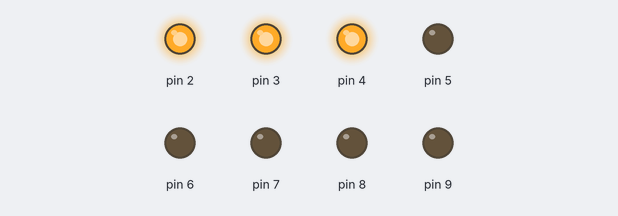
Bench run of a sketch on a simulated Arduino Uno, built with avr-gcc and run on an emulated ATmega328P. Shown: output pins drawn as LEDs (lit = HIGH). Random numbers use the default seed unless the sketch sets one.

Above: at 0.05 s.
At 4.98 s:
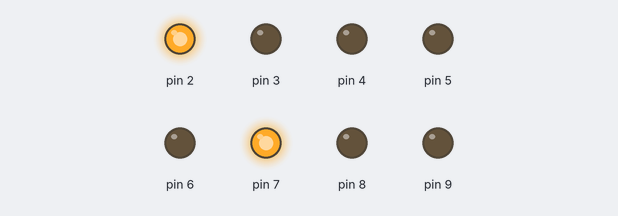
At 9.92 s:
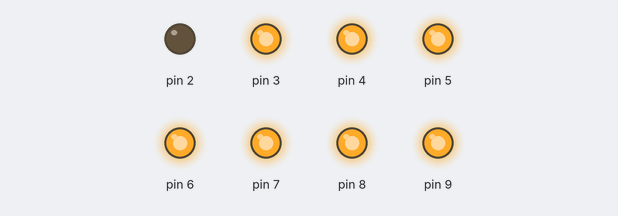
At 19.9 s:
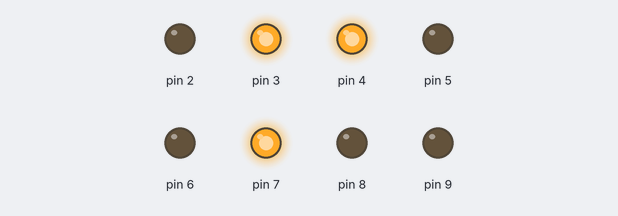
At 29.88 s:
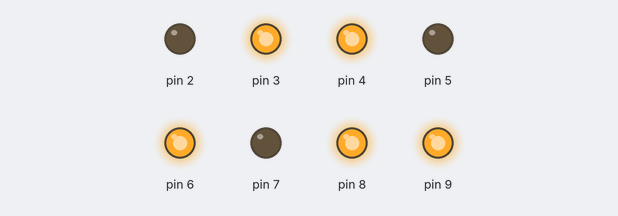
At 39.86 s:
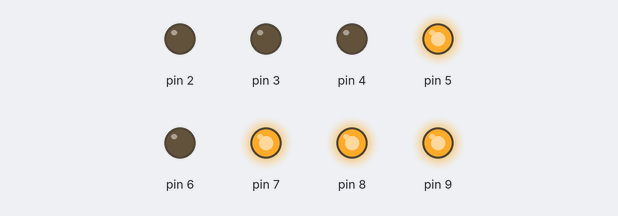
Timing chart, 0 to 40.0 s (numbered marks = the images above):
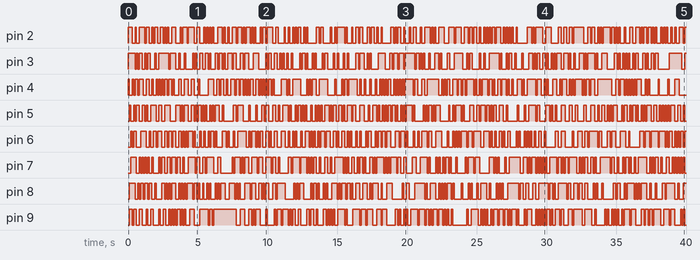

Measured:
- by itself, pin 2: LOW → HIGH at 0.00 s, → LOW 0.30 s later, → HIGH 0.20 s later, → LOW 0.10 s later, … (217 changes in this stretch)
- by itself, pin 3: LOW → HIGH at 0.00 s, → LOW 0.50 s later, → HIGH 0.10 s later, → LOW 0.10 s later, … (193 changes in this stretch)
- by itself, pin 4: LOW → HIGH at 0.00 s, → LOW 0.10 s later, → HIGH 0.20 s later, → LOW 0.10 s later, … (206 changes in this stretch)
- by itself, pin 5: LOW → HIGH at 0.10 s, → LOW 0.10 s later, → HIGH 0.20 s later, → LOW 0.10 s later, … (216 changes in this stretch)
- by itself, pin 6: LOW → HIGH at 0.20 s, → LOW 0.10 s later, → HIGH 0.10 s later, → LOW 0.20 s later, … (207 changes in this stretch)
- by itself, pin 7: LOW → HIGH at 0.20 s, → LOW 0.40 s later, → HIGH 0.20 s later, → LOW 0.10 s later, … (204 changes in this stretch)
- by itself, pin 8: LOW → HIGH at 0.10 s, → LOW 0.40 s later, → HIGH 0.20 s later, → LOW 0.10 s later, … (195 changes in this stretch)
- by itself, pin 9: LOW → HIGH at 0.10 s, → LOW 0.20 s later, → HIGH 0.10 s later, → LOW 0.20 s later, … (194 changes in this stretch)

The sketch:

EightLEDSRandom.ino
```cpp
int timer = 100;

void setup() {
  for (int i = 2; i < 10; i++){
    pinMode(i, OUTPUT);
  }
}

void loop() {
  for (int i = 2; i <= 9; i++){
    int rnd = random(2);

    if (rnd == 1){
      digitalWrite(i, HIGH);
    }else {
      digitalWrite(i, LOW);
    }
  }
  delay(timer);
}
```
